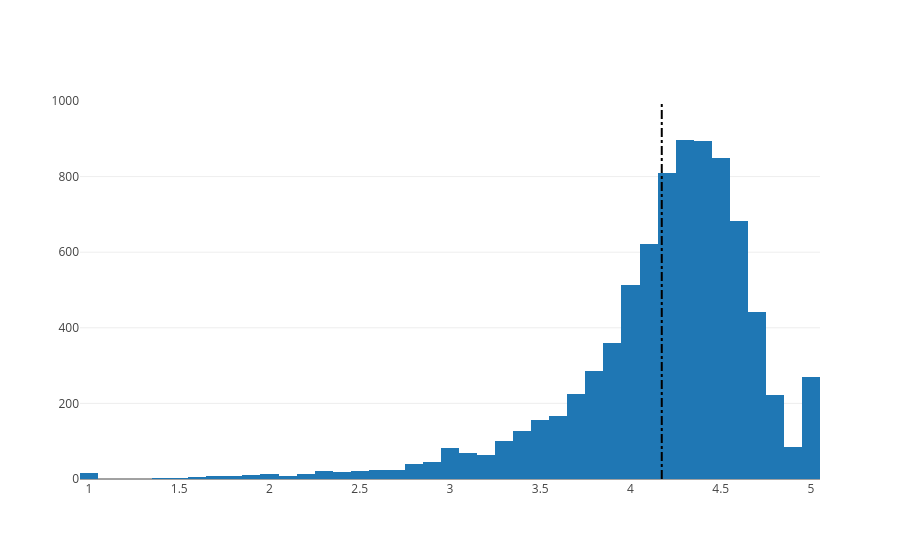

Notebook code cell kept with this figure:
### Markdown cell above
## 5. Distribution of app ratings
<p>After having witnessed the market share for each category of apps, let's see how all these apps perform on an average. App ratings (on a scale of 1 to 5) impact the discoverability, conversion of apps as well as the company's overall brand image. Ratings are a key performance indicator of an app.</p>
<p>From our research, we found that the average volume of ratings across all app categories is <code>4.17</code>. The histogram plot is skewed to the left indicating that the majority of the apps are highly rated with only a few exceptions in the low-rated apps.</p>

### Code cell
# Average rating of apps
avg_app_rating = apps["Rating"].mean()
print('Average app rating = ', avg_app_rating)

# Distribution of apps according to their ratings
data = [go.Histogram(
        x = apps['Rating']
)]

# Vertical dashed line to indicate the average app rating
layout = {'shapes': [{
              'type' :'line',
              'x0': avg_app_rating,
              'y0': 0,
              'x1': avg_app_rating,
              'y1': 1000,
              'line': { 'dash': 'dashdot'}
          }]
          }

plotly.offline.iplot({'data': data, 'layout': layout})

### Figure 1 — Plotly figure (JSON) as saved in the notebook; plotly's stock layout.template omitted (floating-point values rounded to 4 significant figures; data arrays with more than 128 entries replaced by an {"elided": "..."} marker saying what was removed)
{"data": [{"x": {"elided": "9659 float values"}, "type": "histogram", "uid": "c68e57e5-bc10-4171-b1c1-22ed724a1d8b"}], "layout": {"shapes": [{"line": {"dash": "dashdot"}, "type": "line", "x0": 4.173, "x1": 4.173, "y0": 0, "y1": 1000}]}}
